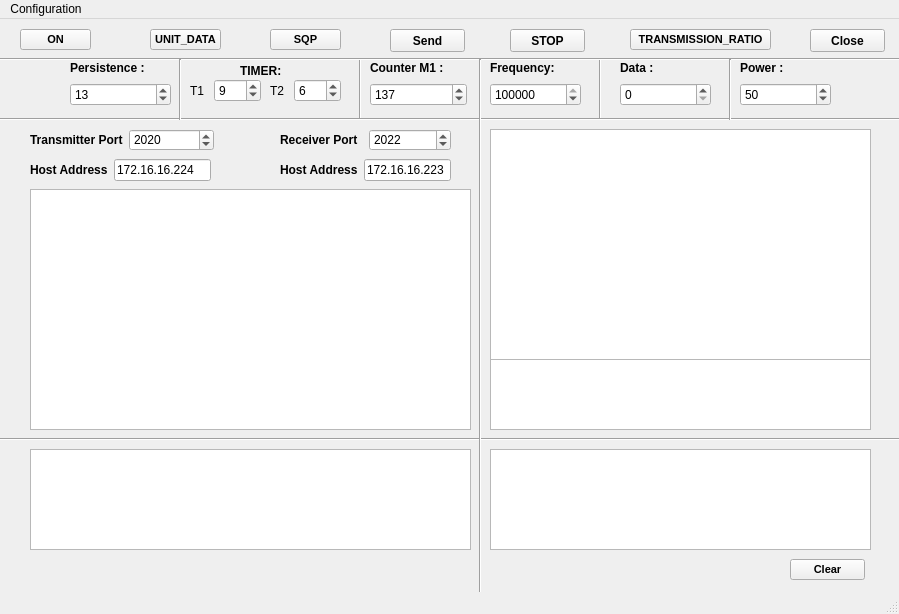
<?xml version="1.0" encoding="UTF-8"?>
<ui version="4.0">
 <class>MainWindow1</class>
 <widget class="QMainWindow" name="MainWindow1">
  <property name="geometry">
   <rect>
    <x>0</x>
    <y>0</y>
    <width>899</width>
    <height>614</height>
   </rect>
  </property>
  <property name="windowTitle">
   <string>MainWindow</string>
  </property>
  <widget class="QWidget" name="centralwidget">
   <widget class="Line" name="line_8">
    <property name="geometry">
     <rect>
      <x>0</x>
      <y>410</y>
      <width>1061</width>
      <height>20</height>
     </rect>
    </property>
    <property name="orientation">
     <enum>Qt::Horizontal</enum>
    </property>
   </widget>
   <widget class="QWidget" name="layoutWidget_7">
    <property name="geometry">
     <rect>
      <x>280</x>
      <y>110</y>
      <width>171</width>
      <height>22</height>
     </rect>
    </property>
    <layout class="QHBoxLayout" name="horizontalLayout_4">
     <item>
      <widget class="QLabel" name="label_21">
       <property name="font">
        <font>
         <weight>75</weight>
         <bold>true</bold>
        </font>
       </property>
       <property name="text">
        <string>Receiver Port</string>
       </property>
      </widget>
     </item>
     <item>
      <widget class="QSpinBox" name="spinBox_10">
       <property name="maximum">
        <number>573439634</number>
       </property>
       <property name="value">
        <number>2022</number>
       </property>
      </widget>
     </item>
    </layout>
   </widget>
   <widget class="Line" name="line_5">
    <property name="geometry">
     <rect>
      <x>350</x>
      <y>40</y>
      <width>20</width>
      <height>61</height>
     </rect>
    </property>
    <property name="orientation">
     <enum>Qt::Vertical</enum>
    </property>
   </widget>
   <widget class="QPushButton" name="sqp">
    <property name="geometry">
     <rect>
      <x>270</x>
      <y>10</y>
      <width>71</width>
      <height>21</height>
     </rect>
    </property>
    <property name="font">
     <font>
      <pointsize>8</pointsize>
      <weight>75</weight>
      <bold>true</bold>
     </font>
    </property>
    <property name="text">
     <string>SQP</string>
    </property>
   </widget>
   <widget class="QPushButton" name="pushButton_2">
    <property name="geometry">
     <rect>
      <x>510</x>
      <y>10</y>
      <width>75</width>
      <height>23</height>
     </rect>
    </property>
    <property name="font">
     <font>
      <weight>75</weight>
      <bold>true</bold>
     </font>
    </property>
    <property name="text">
     <string>STOP</string>
    </property>
   </widget>
   <widget class="QLabel" name="label_11">
    <property name="geometry">
     <rect>
      <x>240</x>
      <y>40</y>
      <width>49</width>
      <height>24</height>
     </rect>
    </property>
    <property name="font">
     <font>
      <weight>75</weight>
      <bold>true</bold>
     </font>
    </property>
    <property name="text">
     <string>TIMER:</string>
    </property>
   </widget>
   <widget class="QPushButton" name="UINT_DATA_REQ">
    <property name="geometry">
     <rect>
      <x>150</x>
      <y>10</y>
      <width>71</width>
      <height>21</height>
     </rect>
    </property>
    <property name="font">
     <font>
      <pointsize>8</pointsize>
      <weight>75</weight>
      <bold>true</bold>
     </font>
    </property>
    <property name="text">
     <string>UNIT_DATA</string>
    </property>
   </widget>
   <widget class="QWidget" name="layoutWidget_6">
    <property name="geometry">
     <rect>
      <x>280</x>
      <y>140</y>
      <width>171</width>
      <height>22</height>
     </rect>
    </property>
    <layout class="QHBoxLayout" name="horizontalLayout_3">
     <item>
      <widget class="QLabel" name="label_20">
       <property name="font">
        <font>
         <weight>75</weight>
         <bold>true</bold>
        </font>
       </property>
       <property name="text">
        <string>Host Address</string>
       </property>
      </widget>
     </item>
     <item>
      <widget class="QLineEdit" name="lineEditip_2">
       <property name="text">
        <string>172.16.16.223</string>
       </property>
      </widget>
     </item>
    </layout>
   </widget>
   <widget class="Line" name="line_13">
    <property name="geometry">
     <rect>
      <x>590</x>
      <y>40</y>
      <width>20</width>
      <height>61</height>
     </rect>
    </property>
    <property name="orientation">
     <enum>Qt::Vertical</enum>
    </property>
   </widget>
   <widget class="QPlainTextEdit" name="plainTextEdit">
    <property name="geometry">
     <rect>
      <x>490</x>
      <y>110</y>
      <width>381</width>
      <height>231</height>
     </rect>
    </property>
    <property name="font">
     <font>
      <weight>75</weight>
      <bold>true</bold>
     </font>
    </property>
   </widget>
   <widget class="Line" name="line_12">
    <property name="geometry">
     <rect>
      <x>470</x>
      <y>100</y>
      <width>20</width>
      <height>531</height>
     </rect>
    </property>
    <property name="orientation">
     <enum>Qt::Vertical</enum>
    </property>
   </widget>
   <widget class="Line" name="line_11">
    <property name="geometry">
     <rect>
      <x>-50</x>
      <y>30</y>
      <width>1181</width>
      <height>20</height>
     </rect>
    </property>
    <property name="orientation">
     <enum>Qt::Horizontal</enum>
    </property>
   </widget>
   <widget class="QWidget" name="layoutWidget_11">
    <property name="geometry">
     <rect>
      <x>620</x>
      <y>40</y>
      <width>91</width>
      <height>47</height>
     </rect>
    </property>
    <layout class="QVBoxLayout" name="verticalLayout_9">
     <item>
      <widget class="QLabel" name="label_15">
       <property name="font">
        <font>
         <weight>75</weight>
         <bold>true</bold>
        </font>
       </property>
       <property name="text">
        <string>Data :</string>
       </property>
      </widget>
     </item>
     <item>
      <widget class="QSpinBox" name="donnees_2">
       <property name="maximum">
        <number>123456789</number>
       </property>
      </widget>
     </item>
    </layout>
   </widget>
   <widget class="QPlainTextEdit" name="info">
    <property name="geometry">
     <rect>
      <x>490</x>
      <y>340</y>
      <width>381</width>
      <height>71</height>
     </rect>
    </property>
    <property name="font">
     <font>
      <weight>75</weight>
      <bold>true</bold>
     </font>
    </property>
   </widget>
   <widget class="Line" name="line_3">
    <property name="geometry">
     <rect>
      <x>-90</x>
      <y>90</y>
      <width>1171</width>
      <height>20</height>
     </rect>
    </property>
    <property name="orientation">
     <enum>Qt::Horizontal</enum>
    </property>
   </widget>
   <widget class="QPushButton" name="pushButton_3">
    <property name="geometry">
     <rect>
      <x>390</x>
      <y>10</y>
      <width>75</width>
      <height>23</height>
     </rect>
    </property>
    <property name="font">
     <font>
      <weight>75</weight>
      <bold>true</bold>
     </font>
    </property>
    <property name="text">
     <string>Send</string>
    </property>
   </widget>
   <widget class="QWidget" name="layoutWidget_9">
    <property name="geometry">
     <rect>
      <x>490</x>
      <y>40</y>
      <width>91</width>
      <height>47</height>
     </rect>
    </property>
    <layout class="QVBoxLayout" name="verticalLayout_8">
     <item>
      <widget class="QLabel" name="label_13">
       <property name="font">
        <font>
         <weight>75</weight>
         <bold>true</bold>
        </font>
       </property>
       <property name="text">
        <string>Frequency:</string>
       </property>
      </widget>
     </item>
     <item>
      <widget class="QSpinBox" name="frequence_2">
       <property name="maximum">
        <number>123456789</number>
       </property>
       <property name="value">
        <number>118025</number>
       </property>
      </widget>
     </item>
    </layout>
   </widget>
   <widget class="QWidget" name="layoutWidget_3">
    <property name="geometry">
     <rect>
      <x>190</x>
      <y>60</y>
      <width>71</width>
      <height>24</height>
     </rect>
    </property>
    <layout class="QHBoxLayout" name="horizontalLayout_11">
     <item>
      <widget class="QLabel" name="label_18">
       <property name="text">
        <string>T1</string>
       </property>
      </widget>
     </item>
     <item>
      <widget class="QSpinBox" name="timer1">
       <property name="maximum">
        <number>250</number>
       </property>
       <property name="value">
        <number>9</number>
       </property>
      </widget>
     </item>
    </layout>
   </widget>
   <widget class="QWidget" name="layoutWidget_2">
    <property name="geometry">
     <rect>
      <x>30</x>
      <y>110</y>
      <width>184</width>
      <height>22</height>
     </rect>
    </property>
    <layout class="QHBoxLayout" name="horizontalLayout">
     <item>
      <widget class="QLabel" name="label_14">
       <property name="font">
        <font>
         <weight>75</weight>
         <bold>true</bold>
        </font>
       </property>
       <property name="text">
        <string>Transmitter Port</string>
       </property>
      </widget>
     </item>
     <item>
      <widget class="QSpinBox" name="spinBox_9">
       <property name="maximum">
        <number>573439634</number>
       </property>
       <property name="value">
        <number>2020</number>
       </property>
      </widget>
     </item>
    </layout>
   </widget>
   <widget class="QPushButton" name="pushButton_4">
    <property name="geometry">
     <rect>
      <x>630</x>
      <y>10</y>
      <width>141</width>
      <height>21</height>
     </rect>
    </property>
    <property name="font">
     <font>
      <pointsize>8</pointsize>
      <weight>75</weight>
      <bold>true</bold>
     </font>
    </property>
    <property name="text">
     <string>TRANSMISSION_RATIO</string>
    </property>
   </widget>
   <widget class="QPlainTextEdit" name="plainTextEdit_4">
    <property name="geometry">
     <rect>
      <x>30</x>
      <y>430</y>
      <width>441</width>
      <height>101</height>
     </rect>
    </property>
    <property name="font">
     <font>
      <weight>75</weight>
      <bold>true</bold>
     </font>
    </property>
   </widget>
   <widget class="Line" name="line_10">
    <property name="geometry">
     <rect>
      <x>720</x>
      <y>40</y>
      <width>20</width>
      <height>61</height>
     </rect>
    </property>
    <property name="orientation">
     <enum>Qt::Vertical</enum>
    </property>
   </widget>
   <widget class="QPushButton" name="clear">
    <property name="geometry">
     <rect>
      <x>790</x>
      <y>540</y>
      <width>75</width>
      <height>21</height>
     </rect>
    </property>
    <property name="font">
     <font>
      <pointsize>8</pointsize>
      <weight>75</weight>
      <bold>true</bold>
     </font>
    </property>
    <property name="text">
     <string>Clear</string>
    </property>
   </widget>
   <widget class="QWidget" name="layoutWidget_5">
    <property name="geometry">
     <rect>
      <x>70</x>
      <y>40</y>
      <width>101</width>
      <height>47</height>
     </rect>
    </property>
    <layout class="QVBoxLayout" name="verticalLayout_6">
     <item>
      <widget class="QLabel" name="label_2">
       <property name="font">
        <font>
         <weight>75</weight>
         <bold>true</bold>
        </font>
       </property>
       <property name="text">
        <string>Persistence :</string>
       </property>
      </widget>
     </item>
     <item>
      <widget class="QSpinBox" name="persistance">
       <property name="maximum">
        <number>255</number>
       </property>
       <property name="value">
        <number>13</number>
       </property>
      </widget>
     </item>
    </layout>
   </widget>
   <widget class="QPlainTextEdit" name="plainTextEdit_3">
    <property name="geometry">
     <rect>
      <x>490</x>
      <y>430</y>
      <width>381</width>
      <height>101</height>
     </rect>
    </property>
    <property name="font">
     <font>
      <weight>75</weight>
      <bold>true</bold>
     </font>
    </property>
   </widget>
   <widget class="QPushButton" name="pushButton">
    <property name="geometry">
     <rect>
      <x>20</x>
      <y>10</y>
      <width>71</width>
      <height>21</height>
     </rect>
    </property>
    <property name="font">
     <font>
      <pointsize>8</pointsize>
      <weight>75</weight>
      <bold>true</bold>
     </font>
    </property>
    <property name="text">
     <string>ON</string>
    </property>
   </widget>
   <widget class="QWidget" name="layoutWidget_8">
    <property name="geometry">
     <rect>
      <x>270</x>
      <y>60</y>
      <width>71</width>
      <height>24</height>
     </rect>
    </property>
    <layout class="QHBoxLayout" name="horizontalLayout_8">
     <item>
      <widget class="QLabel" name="label_16">
       <property name="text">
        <string>T2</string>
       </property>
      </widget>
     </item>
     <item>
      <widget class="QSpinBox" name="timer2">
       <property name="maximum">
        <number>120</number>
       </property>
       <property name="value">
        <number>6</number>
       </property>
      </widget>
     </item>
    </layout>
   </widget>
   <widget class="QWidget" name="layoutWidget">
    <property name="geometry">
     <rect>
      <x>370</x>
      <y>40</y>
      <width>97</width>
      <height>47</height>
     </rect>
    </property>
    <layout class="QVBoxLayout" name="verticalLayout_10">
     <item>
      <widget class="QLabel" name="label_19">
       <property name="font">
        <font>
         <weight>75</weight>
         <bold>true</bold>
        </font>
       </property>
       <property name="text">
        <string>Counter M1 :</string>
       </property>
      </widget>
     </item>
     <item>
      <widget class="QSpinBox" name="counterM1">
       <property name="maximum">
        <number>65535</number>
       </property>
       <property name="value">
        <number>137</number>
       </property>
      </widget>
     </item>
    </layout>
   </widget>
   <widget class="QPlainTextEdit" name="plainTextEdit_2">
    <property name="geometry">
     <rect>
      <x>30</x>
      <y>170</y>
      <width>441</width>
      <height>241</height>
     </rect>
    </property>
    <property name="font">
     <font>
      <weight>75</weight>
      <bold>true</bold>
     </font>
    </property>
   </widget>
   <widget class="QWidget" name="layoutWidget_4">
    <property name="geometry">
     <rect>
      <x>30</x>
      <y>140</y>
      <width>181</width>
      <height>22</height>
     </rect>
    </property>
    <layout class="QHBoxLayout" name="horizontalLayout_2">
     <item>
      <widget class="QLabel" name="label_17">
       <property name="font">
        <font>
         <weight>75</weight>
         <bold>true</bold>
        </font>
       </property>
       <property name="text">
        <string>Host Address</string>
       </property>
      </widget>
     </item>
     <item>
      <widget class="QLineEdit" name="lineEditip">
       <property name="text">
        <string>172.16.16.224</string>
       </property>
      </widget>
     </item>
    </layout>
   </widget>
   <widget class="Line" name="line_4">
    <property name="geometry">
     <rect>
      <x>170</x>
      <y>40</y>
      <width>20</width>
      <height>61</height>
     </rect>
    </property>
    <property name="orientation">
     <enum>Qt::Vertical</enum>
    </property>
   </widget>
   <widget class="Line" name="line_6">
    <property name="geometry">
     <rect>
      <x>470</x>
      <y>40</y>
      <width>20</width>
      <height>61</height>
     </rect>
    </property>
    <property name="orientation">
     <enum>Qt::Vertical</enum>
    </property>
   </widget>
   <widget class="QWidget" name="layoutWidget_10">
    <property name="geometry">
     <rect>
      <x>740</x>
      <y>40</y>
      <width>91</width>
      <height>47</height>
     </rect>
    </property>
    <layout class="QVBoxLayout" name="verticalLayout_7">
     <item>
      <widget class="QLabel" name="label_12">
       <property name="font">
        <font>
         <weight>75</weight>
         <bold>true</bold>
        </font>
       </property>
       <property name="text">
        <string>Power :</string>
       </property>
      </widget>
     </item>
     <item>
      <widget class="QSpinBox" name="puissance">
       <property name="maximum">
        <number>123456789</number>
       </property>
       <property name="value">
        <number>50</number>
       </property>
      </widget>
     </item>
    </layout>
   </widget>
   <widget class="QPushButton" name="pushButton_5">
    <property name="geometry">
     <rect>
      <x>810</x>
      <y>10</y>
      <width>75</width>
      <height>23</height>
     </rect>
    </property>
    <property name="font">
     <font>
      <weight>75</weight>
      <bold>true</bold>
     </font>
    </property>
    <property name="text">
     <string>Close</string>
    </property>
   </widget>
  </widget>
  <widget class="QMenuBar" name="menubar">
   <property name="geometry">
    <rect>
     <x>0</x>
     <y>0</y>
     <width>899</width>
     <height>21</height>
    </rect>
   </property>
   <widget class="QMenu" name="menuConfiguration">
    <property name="title">
     <string>Configuration</string>
    </property>
    <widget class="QMenu" name="menuTransmitter">
     <property name="title">
      <string>Transmitter</string>
     </property>
     <addaction name="actionPARAM_REQ"/>
     <addaction name="actionPWR_SET_REQ"/>
     <addaction name="actionPURGE_REQ"/>
     <addaction name="actionMODE_SET_REQ"/>
    </widget>
    <widget class="QMenu" name="menuReceiver">
     <property name="title">
      <string>Receiver</string>
     </property>
     <addaction name="actionPARAM_REQ_2"/>
     <addaction name="actionMODE_SET_REQ_2"/>
    </widget>
    <addaction name="menuTransmitter"/>
    <addaction name="menuReceiver"/>
    <addaction name="actionVersion"/>
   </widget>
   <addaction name="menuConfiguration"/>
  </widget>
  <widget class="QStatusBar" name="statusbar"/>
  <action name="actionPARAM_REQ">
   <property name="text">
    <string>PARAM_REQ</string>
   </property>
  </action>
  <action name="actionPARAM_REQ_2">
   <property name="text">
    <string>PARAM_REQ</string>
   </property>
  </action>
  <action name="actionPWR_SET_REQ">
   <property name="text">
    <string>PWR_SET_REQ</string>
   </property>
  </action>
  <action name="actionPURGE_REQ">
   <property name="text">
    <string>PURGE_REQ</string>
   </property>
  </action>
  <action name="actionMODE_SET_REQ">
   <property name="text">
    <string>MODE_SET_REQ</string>
   </property>
  </action>
  <action name="actionMODE_SET_REQ_2">
   <property name="text">
    <string>MODE_SET_REQ</string>
   </property>
  </action>
  <action name="actionVersion">
   <property name="text">
    <string>Version</string>
   </property>
  </action>
 </widget>
 <resources/>
 <connections/>
</ui>
